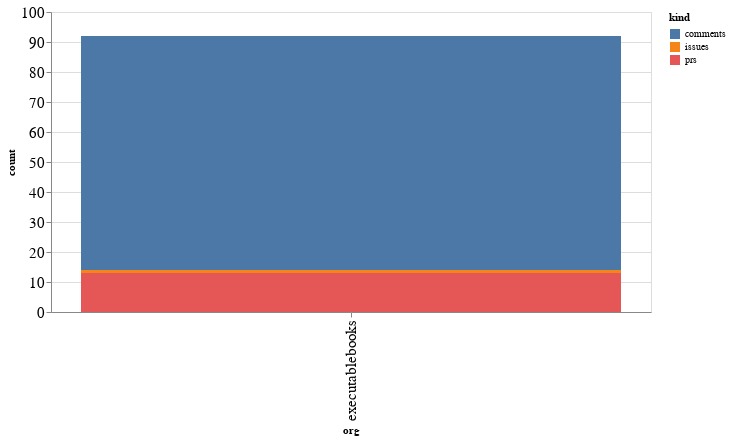

Notebook source saved alongside this figure:
### Code cell
alt.Chart(org_summaries, width=600).mark_bar().encode(
    x='org',
    y='count',
    color='kind',
    tooltip="org"
)

### Figure 1 — Vega-Lite specification as saved in the notebook (floating-point values rounded to 4 significant figures)
{"config": {"axisLeft": {"labelFontSize": 15}, "axisBottom": {"labelFontSize": 15}}, "data": {"name": "data-d94b0d0632a80f7d2bb6a785fa3cffcb"}, "mark": "bar", "encoding": {"color": {"type": "nominal", "field": "kind"}, "tooltip": {"type": "nominal", "field": "org"}, "x": {"type": "nominal", "field": "org"}, "y": {"type": "quantitative", "field": "count"}}, "width": 600, "$schema": "https://vega.github.io/schema/vega-lite/v4.8.1.json", "datasets": {"data-d94b0d0632a80f7d2bb6a785fa3cffcb": [{"org": "executablebooks", "kind": "comments", "count": 78}, {"org": "executablebooks", "kind": "issues", "count": 1}, {"org": "executablebooks", "kind": "prs", "count": 13}]}}
